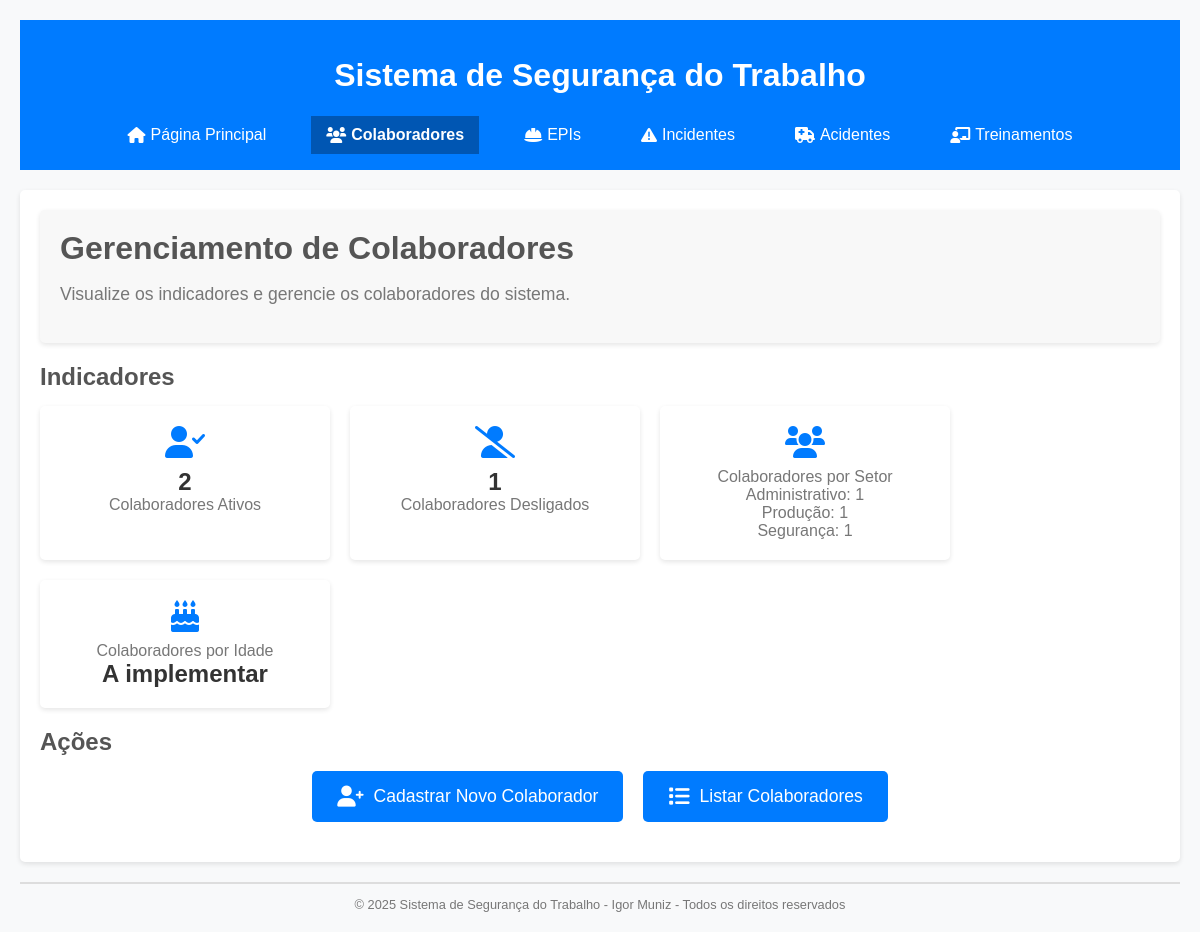
Screenshot of /colaboradores with the database file from the repository.
### tables this page shows
CREATE TABLE colaboradores (
    id INTEGER PRIMARY KEY AUTOINCREMENT,
    nome_completo TEXT NOT NULL,
    rg TEXT NOT NULL UNIQUE,
    cpf TEXT NOT NULL UNIQUE,
    funcao TEXT NOT NULL,
    setor TEXT NOT NULL,
    data_admissao TEXT NOT NULL,
    status TEXT NOT NULL DEFAULT 'Ativo',
    data_desligamento TEXT
);

### app.py (the view)
@app.route('/colaboradores')
def colaboradores():
    db = get_db()
    total_ativos = db.execute("SELECT COUNT(*) FROM colaboradores WHERE status = 'Ativo'").fetchone()[0]
    total_desligados = db.execute("SELECT COUNT(*) FROM colaboradores WHERE status = 'Desligado'").fetchone()[0]
    colaboradores_por_setor = {}
    rows = db.execute("SELECT setor, COUNT(*) FROM colaboradores GROUP BY setor").fetchall()
    for row in rows:
        colaboradores_por_setor[row['setor']] = row[1]
    return render_template('colaboradores.html',
                           total_ativos=total_ativos,
                           total_desligados=total_desligados,
                           colaboradores_por_setor=colaboradores_por_setor)

### database.py (called while the page is built)
def get_db():
    db = sqlite3.connect(DATABASE)
    db.row_factory = sqlite3.Row  # Isso permite acessar as colunas por nome
    return db

### templates/colaboradores.html (shortened to what this page needs)
{% extends 'base.html' %}
{% block content %}
<section class="page-header">
    <h1>
        Gerenciamento de Colaboradores
    </h1>
    <p>
        Visualize os indicadores e gerencie os colaboradores do sistema.
    </p>
</section>
<section class="indicators">
    <h2>
        Indicadores
    </h2>
    <div class="indicator-cards">
        <div class="indicator-card">
            <i class="fas fa-user-check">
            </i>
            <span class="indicator-value">
                {{ total_ativos }}
            </span>
            <span class="indicator-label">
                Colaboradores Ativos
            </span>
        </div>
        <div class="indicator-card">
            <i class="fas fa-user-slash">
            </i>
            <span class="indicator-value">
                {{ total_desligados }}
            </span>
            <span class="indicator-label">
                Colaboradores Desligados
            </span>
        </div>
        <div class="indicator-card">
            <i class="fas fa-users">
            </i>
            <span class="indicator-label">
                Colaboradores por Setor
            </span>
            <ul>
                {% for setor, quantidade in colaboradores_por_setor.items() %}
                <li>
                    {{ setor }}: {{ quantidade }}
                </li>
                {% endfor %}
            </ul>
        </div>
        <div class="indicator-card">
            <i class="fas fa-birthday-cake">
            </i>
            <span class="indicator-label">
                Colaboradores por Idade
            </span>
            <span class="indicator-value">
                A implementar
            </span>
        </div>
    </div>
</section>
<section class="actions">
    <h2>
        Ações
    </h2>
    <div class="action-buttons">
        <a href="/cadastrar_colaborador" class="action-button">
            <i class="fas fa-user-plus">
            </i>
            Cadastrar Novo Colaborador
        </a>
        <a href="/listar_colaboradores" class="action-button">
            <i class="fas fa-list">
            </i>
            Listar Colaboradores
        </a>
    </div>
</section>
{% endblock %}

### static/style.css (style rules this page uses)
body { font-family: sans-serif; margin: 20px; background-color: #f8f9fa; color: #6c757d; }
a { color: #007bff; text-decoration: none; transition: color 0.3s ease; }
.page-header { background-color: #f8f8f8; padding: 20px; margin-bottom: 20px; border-radius: 5px; box-shadow: 0 2px 5px rgba(0, 0, 0, 0.1); }
.page-header h1 { margin-top: 0; font-size: 2em; color: #555; }
.page-header p { font-size: 1.1em; color: #777; }
main h1, .form-section h1, .list-section h1 { font-size: 1.5em; color: #555; margin-bottom: 15px; }
.form-button, button[type="submit"], .action-button { background-color: #007bff; color: #fff; padding: 10px 15px; border: none; border-radius: 5px; cursor: pointer; font-size: 1em; transition: background-color 0.3s ease; }
.action-buttons { display: flex; justify-content: center; gap: 5px; }
.indicators { margin-bottom: 20px; }
.indicators h2 { font-size: 1.5em; color: #555; margin-bottom: 15px; }
.indicator-cards { display: flex; flex-wrap: wrap; gap: 20px; }
.indicator-card { background-color: #fff; padding: 20px; border-radius: 5px; box-shadow: 0 2px 5px rgba(0, 0, 0, 0.1); width: 250px; display: flex; flex-direction: column; align-items: center; text-align: center; }
.indicator-card i { font-size: 2em; margin-bottom: 10px; color: #007bff; }
.indicator-value { font-size: 1.5em; font-weight: bold; color: #333; }
.indicator-label { font-size: 1em; color: #777; }
.indicator-card ul { list-style: none; padding: 0; margin: 0; }
.indicator-card ul li { font-size: 1em; color: #777; }
.actions { margin-bottom: 20px; }
.actions h2 { font-size: 1.5em; color: #555; margin-bottom: 15px; }
.actions .action-buttons { gap: 20px; }
.actions .action-button { padding: 15px 25px; font-size: 1.1em; display: flex; align-items: center; gap: 10px; text-decoration: none; }
.actions .action-button i { font-size: 1.2em; }

### rows the page displays
colaboradores: setor "Administrativo", quantidade "1"
colaboradores: setor "Produção", id "1"
colaboradores: setor "Segurança", quantidade "1"

### other values shown
{{ total_ativos }} "2"
{{ total_desligados }} "1"
